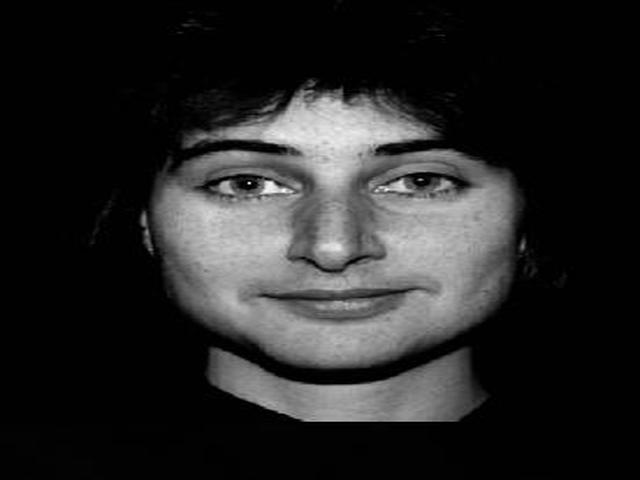
#> input picture test.jpg, 640 x 480 px
$ python train_model.py
#> lines starting #> are read from the running program, lines starting #| are printed output that depends on the picture
### faceRecognition.py
import numpy as np
import cv2
import os


#Face detection is done
def faceDetection(test_img):
    gray_img=cv2.cvtColor(test_img,cv2.COLOR_BGR2GRAY)
    face_haar=cv2.CascadeClassifier('haarcascade_frontalface_alt.xml') #Give path to haar classifier as i have given
    faces=face_haar.detectMultiScale(gray_img,scaleFactor=1.2,minNeighbors=3)
    return faces,gray_img

#Labels for training data has been created

def labels_for_training_data(directory):
    faces=[]
    faceID=[]


    for path,subdirnames,filenames in os.walk(directory):
        for filename in filenames:
            if filename.startswith("."):
                print("skipping system file")
                continue
            id=os.path.basename(path)
            img_path=os.path.join(path,filename)
            print ("img_path",img_path)
            print("id: ",id)
            test_img=cv2.imread(img_path)
            if test_img is None:
                print ("Not Loaded Properly")
                continue

            faces_rect,gray_img=faceDetection(test_img)
            if len(faces_rect)!=1:
                continue
            (x,y,w,h)=faces_rect[0]
            roi_gray=gray_img[y:y+w,x:x+h]
            faces.append(roi_gray)
            faceID.append(int(id))
    return faces,faceID


#Here training Classifier is called
def train_classifier(faces,faceID):
    face_recognizer=cv2.face.LBPHFaceRecognizer_create(radius=1, neighbors=12, threshold=30)

    #static Ptr< LBPHFaceRecognizer > 	create (int radius=1, int neighbors=8, int grid_x=8, int grid_y=8, double threshold=DBL_MAX)

    face_recognizer.train(faces,np.array(faceID))
    return face_recognizer


#Drawing a Rectangle on the Face Function
def draw_rect(test_img,face):
    (x,y,w,h)=face
    cv2.rectangle(test_img,(x,y),(x+w,y+h),(0,255,0),thickness=3)

#Putting text on images
def put_text(test_img,text,x,y):
    cv2.putText(test_img,text,(x,y),cv2.FONT_HERSHEY_DUPLEX,3,(255,0,0),6)


### train_model.py
import numpy as np
import cv2
import os

import faceRecognition as fr
print (fr)

test_img=cv2.imread('test.jpg')  #Give path to the image which you want to test
#> test_img is the input picture: shape (480, 640, 3); min 0, max 253, mean 38.4


faces_detected,gray_img=fr.faceDetection(test_img)
#> in faceDetection, `faces=face_haar.detectMultiScale(gray_img,scaleFactor=1.2,minNeighbors..`: faces = [[166, 53, 338, 338]]
#> faces_detected = [[166, 53, 338, 338]]
print("face Detected: ",faces_detected)
#| face Detected:  [[166  53 338 338]]

#Training will begin from here

faces,faceID=fr.labels_for_training_data('train-images') #Give path to the train-images folder which has both labeled folder as 0 and 1
#> pass 2 of the loop in labels_for_training_data, `for path,subdirnames,filenames in os.walk(directory):`:
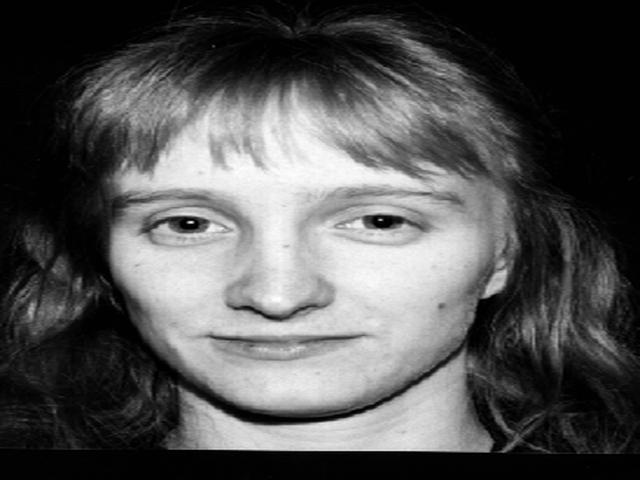
#> input picture train-images/0/image0001.jpg, 640 x 480 px
#> in labels_for_training_data, test_img is the input picture: shape (480, 640, 3); min 0, max 255, mean 82.8
#> faces_rect = [[99, 79, 358, 358]]
#> in labels_for_training_data, `(x,y,w,h)=faces_rect[0]`: x = 99; y = 79; w = 358
#> in labels_for_training_data, `roi_gray=gray_img[y:y+w,x:x+h]`:
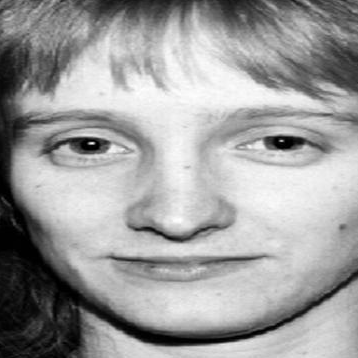
#> roi_gray: shape (358, 358); min 0, max 255, mean 158
face_recognizer=fr.train_classifier(faces,faceID)
face_recognizer.save('wyniki/trainingData.yml') #It will save the trained model. Just give path to where you want to save

name={0:"0",1:"1",2:"2",3:"3",4:"4",5:"5"}    #Change names accordingly. If you want to recognize only one person then write:- name={0:"name"} thats all. Dont write for id number 1.


for face in faces_detected:
    (x,y,w,h)=face
    roi_gray=gray_img[y:y+h,x:x+h]
    label,confidence=face_recognizer.predict(roi_gray)
    print ("Confidence :",confidence)
    print("label :",label)
    fr.draw_rect(test_img,face)
#> (the run stopped early here; a loop or call above may not have finished)
